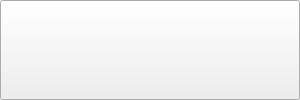
<?xml version="1.0" encoding="UTF-8"?>
<ui version="4.0">
 <class>ErrorToolButton</class>
 <widget class="QWidget" name="ErrorToolButton">
  <property name="geometry">
   <rect>
    <x>0</x>
    <y>0</y>
    <width>300</width>
    <height>100</height>
   </rect>
  </property>
  <property name="sizePolicy">
   <sizepolicy hsizetype="Expanding" vsizetype="Expanding">
    <horstretch>0</horstretch>
    <verstretch>0</verstretch>
   </sizepolicy>
  </property>
  <property name="minimumSize">
   <size>
    <width>0</width>
    <height>0</height>
   </size>
  </property>
  <property name="maximumSize">
   <size>
    <width>16777215</width>
    <height>16777215</height>
   </size>
  </property>
  <property name="windowTitle">
   <string>Form</string>
  </property>
  <layout class="QVBoxLayout" name="verticalLayout">
   <property name="leftMargin">
    <number>0</number>
   </property>
   <property name="topMargin">
    <number>0</number>
   </property>
   <property name="rightMargin">
    <number>0</number>
   </property>
   <property name="bottomMargin">
    <number>0</number>
   </property>
   <item>
    <widget class="QToolButton" name="toolButton">
     <property name="sizePolicy">
      <sizepolicy hsizetype="Expanding" vsizetype="Expanding">
       <horstretch>0</horstretch>
       <verstretch>0</verstretch>
      </sizepolicy>
     </property>
     <property name="font">
      <font>
       <pointsize>10</pointsize>
       <bold>true</bold>
      </font>
     </property>
     <property name="text">
      <string/>
     </property>
     <property name="toolButtonStyle">
      <enum>Qt::ToolButtonStyle::ToolButtonTextBesideIcon</enum>
     </property>
    </widget>
   </item>
  </layout>
 </widget>
 <resources/>
 <connections/>
</ui>
